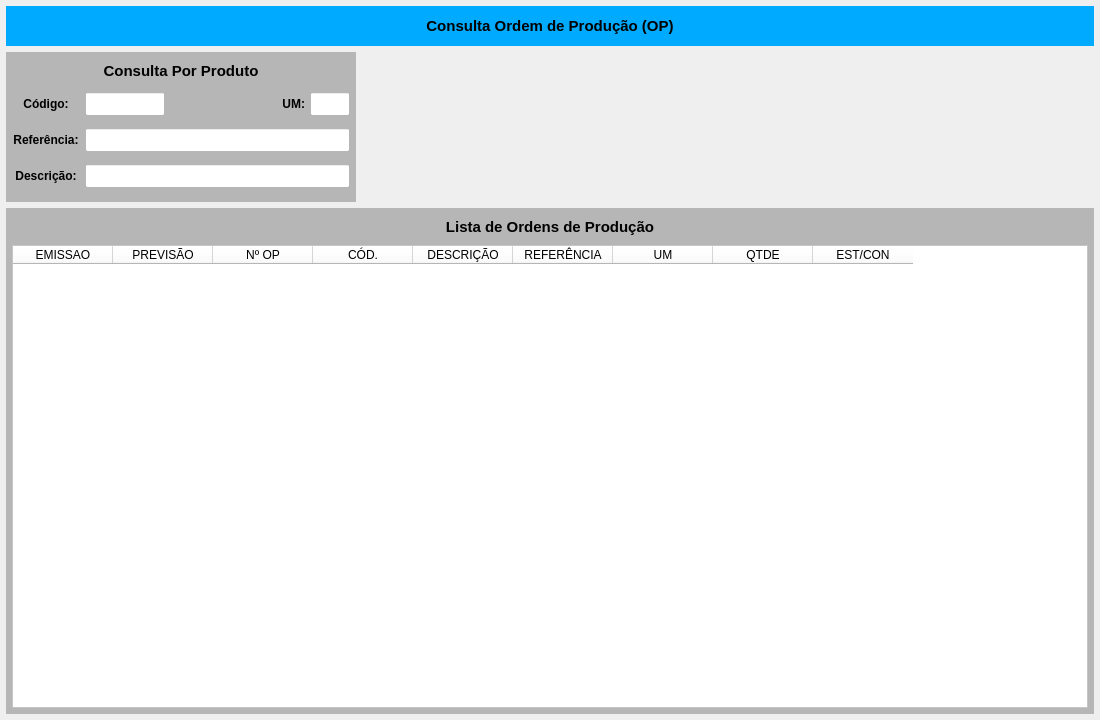
<?xml version="1.0" encoding="UTF-8"?>
<ui version="4.0">
 <class>MainWindow</class>
 <widget class="QMainWindow" name="MainWindow">
  <property name="geometry">
   <rect>
    <x>0</x>
    <y>0</y>
    <width>1100</width>
    <height>720</height>
   </rect>
  </property>
  <property name="sizePolicy">
   <sizepolicy hsizetype="Preferred" vsizetype="Preferred">
    <horstretch>0</horstretch>
    <verstretch>0</verstretch>
   </sizepolicy>
  </property>
  <property name="maximumSize">
   <size>
    <width>16777215</width>
    <height>16777211</height>
   </size>
  </property>
  <property name="windowTitle">
   <string>Ordem de Produção - Encerradas</string>
  </property>
  <widget class="QWidget" name="centralwidget">
   <property name="maximumSize">
    <size>
     <width>16777215</width>
     <height>16777215</height>
    </size>
   </property>
   <layout class="QVBoxLayout" name="verticalLayout">
    <property name="leftMargin">
     <number>6</number>
    </property>
    <property name="topMargin">
     <number>6</number>
    </property>
    <property name="rightMargin">
     <number>6</number>
    </property>
    <property name="bottomMargin">
     <number>6</number>
    </property>
    <item>
     <widget class="QWidget" name="widget_cabecalho" native="true">
      <property name="sizePolicy">
       <sizepolicy hsizetype="Preferred" vsizetype="Fixed">
        <horstretch>0</horstretch>
        <verstretch>0</verstretch>
       </sizepolicy>
      </property>
      <property name="minimumSize">
       <size>
        <width>0</width>
        <height>40</height>
       </size>
      </property>
      <property name="maximumSize">
       <size>
        <width>16777215</width>
        <height>40</height>
       </size>
      </property>
      <property name="font">
       <font>
        <pointsize>9</pointsize>
       </font>
      </property>
      <property name="styleSheet">
       <string notr="true">background-color: rgb(0, 170, 255);</string>
      </property>
      <layout class="QHBoxLayout" name="horizontalLayout">
       <property name="spacing">
        <number>6</number>
       </property>
       <property name="leftMargin">
        <number>15</number>
       </property>
       <property name="topMargin">
        <number>6</number>
       </property>
       <property name="rightMargin">
        <number>15</number>
       </property>
       <property name="bottomMargin">
        <number>6</number>
       </property>
       <item>
        <widget class="QLabel" name="label_13">
         <property name="sizePolicy">
          <sizepolicy hsizetype="Minimum" vsizetype="Preferred">
           <horstretch>0</horstretch>
           <verstretch>0</verstretch>
          </sizepolicy>
         </property>
         <property name="minimumSize">
          <size>
           <width>300</width>
           <height>0</height>
          </size>
         </property>
         <property name="font">
          <font>
           <pointsize>11</pointsize>
           <weight>75</weight>
           <bold>true</bold>
          </font>
         </property>
         <property name="text">
          <string>Consulta Ordem de Produção (OP)</string>
         </property>
         <property name="alignment">
          <set>Qt::AlignCenter</set>
         </property>
        </widget>
       </item>
      </layout>
     </widget>
    </item>
    <item>
     <widget class="QWidget" name="widget" native="true">
      <property name="minimumSize">
       <size>
        <width>0</width>
        <height>150</height>
       </size>
      </property>
      <property name="maximumSize">
       <size>
        <width>16777215</width>
        <height>150</height>
       </size>
      </property>
      <layout class="QHBoxLayout" name="horizontalLayout_2">
       <property name="leftMargin">
        <number>0</number>
       </property>
       <property name="topMargin">
        <number>0</number>
       </property>
       <property name="rightMargin">
        <number>0</number>
       </property>
       <property name="bottomMargin">
        <number>0</number>
       </property>
       <item>
        <widget class="QWidget" name="widget_Cor2" native="true">
         <property name="sizePolicy">
          <sizepolicy hsizetype="Preferred" vsizetype="Preferred">
           <horstretch>0</horstretch>
           <verstretch>0</verstretch>
          </sizepolicy>
         </property>
         <property name="minimumSize">
          <size>
           <width>350</width>
           <height>0</height>
          </size>
         </property>
         <property name="maximumSize">
          <size>
           <width>350</width>
           <height>16777215</height>
          </size>
         </property>
         <property name="styleSheet">
          <string notr="true">background-color: rgb(182, 182, 182);</string>
         </property>
         <layout class="QVBoxLayout" name="verticalLayout_11">
          <property name="spacing">
           <number>1</number>
          </property>
          <property name="leftMargin">
           <number>1</number>
          </property>
          <property name="topMargin">
           <number>1</number>
          </property>
          <property name="rightMargin">
           <number>1</number>
          </property>
          <property name="bottomMargin">
           <number>6</number>
          </property>
          <item>
           <widget class="QWidget" name="widget_16" native="true">
            <property name="minimumSize">
             <size>
              <width>0</width>
              <height>25</height>
             </size>
            </property>
            <property name="maximumSize">
             <size>
              <width>16777215</width>
              <height>25</height>
             </size>
            </property>
            <property name="styleSheet">
             <string notr="true"/>
            </property>
            <layout class="QHBoxLayout" name="horizontalLayout_17">
             <property name="spacing">
              <number>3</number>
             </property>
             <property name="leftMargin">
              <number>3</number>
             </property>
             <property name="topMargin">
              <number>3</number>
             </property>
             <property name="rightMargin">
              <number>3</number>
             </property>
             <property name="bottomMargin">
              <number>3</number>
             </property>
             <item>
              <widget class="QLabel" name="label_52">
               <property name="maximumSize">
                <size>
                 <width>16777215</width>
                 <height>16777215</height>
                </size>
               </property>
               <property name="font">
                <font>
                 <pointsize>11</pointsize>
                 <weight>75</weight>
                 <bold>true</bold>
                </font>
               </property>
               <property name="text">
                <string>Consulta Por Produto</string>
               </property>
               <property name="alignment">
                <set>Qt::AlignCenter</set>
               </property>
              </widget>
             </item>
            </layout>
           </widget>
          </item>
          <item>
           <widget class="QWidget" name="widget_37" native="true">
            <property name="minimumSize">
             <size>
              <width>0</width>
              <height>30</height>
             </size>
            </property>
            <property name="maximumSize">
             <size>
              <width>16777215</width>
              <height>30</height>
             </size>
            </property>
            <property name="styleSheet">
             <string notr="true"/>
            </property>
            <layout class="QHBoxLayout" name="horizontalLayout_4">
             <property name="spacing">
              <number>5</number>
             </property>
             <property name="leftMargin">
              <number>5</number>
             </property>
             <property name="topMargin">
              <number>3</number>
             </property>
             <property name="rightMargin">
              <number>5</number>
             </property>
             <property name="bottomMargin">
              <number>3</number>
             </property>
             <item>
              <widget class="QLabel" name="label_54">
               <property name="minimumSize">
                <size>
                 <width>68</width>
                 <height>0</height>
                </size>
               </property>
               <property name="maximumSize">
                <size>
                 <width>68</width>
                 <height>16777215</height>
                </size>
               </property>
               <property name="font">
                <font>
                 <pointsize>9</pointsize>
                 <weight>75</weight>
                 <bold>true</bold>
                </font>
               </property>
               <property name="text">
                <string>Código:</string>
               </property>
               <property name="alignment">
                <set>Qt::AlignCenter</set>
               </property>
              </widget>
             </item>
             <item>
              <widget class="QLineEdit" name="line_Codigo">
               <property name="sizePolicy">
                <sizepolicy hsizetype="Preferred" vsizetype="Preferred">
                 <horstretch>0</horstretch>
                 <verstretch>0</verstretch>
                </sizepolicy>
               </property>
               <property name="minimumSize">
                <size>
                 <width>60</width>
                 <height>0</height>
                </size>
               </property>
               <property name="maximumSize">
                <size>
                 <width>80</width>
                 <height>16777215</height>
                </size>
               </property>
               <property name="font">
                <font>
                 <pointsize>9</pointsize>
                </font>
               </property>
               <property name="styleSheet">
                <string notr="true">background-color: rgb(255, 255, 255);</string>
               </property>
               <property name="alignment">
                <set>Qt::AlignCenter</set>
               </property>
               <property name="placeholderText">
                <string/>
               </property>
              </widget>
             </item>
             <item>
              <widget class="QLabel" name="label_10">
               <property name="text">
                <string/>
               </property>
              </widget>
             </item>
             <item>
              <widget class="QLabel" name="label_25">
               <property name="maximumSize">
                <size>
                 <width>25</width>
                 <height>16777215</height>
                </size>
               </property>
               <property name="font">
                <font>
                 <pointsize>9</pointsize>
                 <weight>75</weight>
                 <bold>true</bold>
                </font>
               </property>
               <property name="text">
                <string>UM:</string>
               </property>
               <property name="alignment">
                <set>Qt::AlignRight|Qt::AlignTrailing|Qt::AlignVCenter</set>
               </property>
              </widget>
             </item>
             <item>
              <widget class="QLineEdit" name="line_UM">
               <property name="sizePolicy">
                <sizepolicy hsizetype="Preferred" vsizetype="Preferred">
                 <horstretch>0</horstretch>
                 <verstretch>0</verstretch>
                </sizepolicy>
               </property>
               <property name="minimumSize">
                <size>
                 <width>40</width>
                 <height>0</height>
                </size>
               </property>
               <property name="maximumSize">
                <size>
                 <width>40</width>
                 <height>16777215</height>
                </size>
               </property>
               <property name="font">
                <font>
                 <pointsize>9</pointsize>
                </font>
               </property>
               <property name="styleSheet">
                <string notr="true">background-color: rgb(255, 255, 255);</string>
               </property>
               <property name="alignment">
                <set>Qt::AlignCenter</set>
               </property>
              </widget>
             </item>
            </layout>
           </widget>
          </item>
          <item>
           <widget class="QWidget" name="widget_26" native="true">
            <property name="minimumSize">
             <size>
              <width>0</width>
              <height>30</height>
             </size>
            </property>
            <property name="maximumSize">
             <size>
              <width>16777215</width>
              <height>30</height>
             </size>
            </property>
            <property name="styleSheet">
             <string notr="true"/>
            </property>
            <layout class="QHBoxLayout" name="horizontalLayout_18">
             <property name="spacing">
              <number>5</number>
             </property>
             <property name="leftMargin">
              <number>5</number>
             </property>
             <property name="topMargin">
              <number>3</number>
             </property>
             <property name="rightMargin">
              <number>5</number>
             </property>
             <property name="bottomMargin">
              <number>3</number>
             </property>
             <item>
              <widget class="QLabel" name="label_58">
               <property name="minimumSize">
                <size>
                 <width>68</width>
                 <height>0</height>
                </size>
               </property>
               <property name="maximumSize">
                <size>
                 <width>68</width>
                 <height>16777215</height>
                </size>
               </property>
               <property name="font">
                <font>
                 <pointsize>9</pointsize>
                 <weight>75</weight>
                 <bold>true</bold>
                </font>
               </property>
               <property name="text">
                <string>Referência:</string>
               </property>
               <property name="alignment">
                <set>Qt::AlignCenter</set>
               </property>
              </widget>
             </item>
             <item>
              <widget class="QLineEdit" name="line_Referencia">
               <property name="sizePolicy">
                <sizepolicy hsizetype="Preferred" vsizetype="Preferred">
                 <horstretch>0</horstretch>
                 <verstretch>0</verstretch>
                </sizepolicy>
               </property>
               <property name="minimumSize">
                <size>
                 <width>0</width>
                 <height>0</height>
                </size>
               </property>
               <property name="maximumSize">
                <size>
                 <width>16777215</width>
                 <height>16777215</height>
                </size>
               </property>
               <property name="font">
                <font>
                 <pointsize>9</pointsize>
                </font>
               </property>
               <property name="cursor">
                <cursorShape>IBeamCursor</cursorShape>
               </property>
               <property name="styleSheet">
                <string notr="true">background-color: rgb(255, 255, 255);</string>
               </property>
               <property name="inputMask">
                <string/>
               </property>
               <property name="text">
                <string/>
               </property>
               <property name="maxLength">
                <number>20</number>
               </property>
               <property name="frame">
                <bool>true</bool>
               </property>
               <property name="echoMode">
                <enum>QLineEdit::Normal</enum>
               </property>
               <property name="alignment">
                <set>Qt::AlignLeading|Qt::AlignLeft|Qt::AlignVCenter</set>
               </property>
              </widget>
             </item>
            </layout>
           </widget>
          </item>
          <item>
           <widget class="QWidget" name="widget_14" native="true">
            <property name="minimumSize">
             <size>
              <width>0</width>
              <height>30</height>
             </size>
            </property>
            <property name="maximumSize">
             <size>
              <width>16777215</width>
              <height>30</height>
             </size>
            </property>
            <property name="styleSheet">
             <string notr="true"/>
            </property>
            <layout class="QHBoxLayout" name="horizontalLayout_15">
             <property name="spacing">
              <number>5</number>
             </property>
             <property name="leftMargin">
              <number>5</number>
             </property>
             <property name="topMargin">
              <number>3</number>
             </property>
             <property name="rightMargin">
              <number>5</number>
             </property>
             <property name="bottomMargin">
              <number>3</number>
             </property>
             <item>
              <widget class="QLabel" name="label_49">
               <property name="minimumSize">
                <size>
                 <width>68</width>
                 <height>0</height>
                </size>
               </property>
               <property name="maximumSize">
                <size>
                 <width>68</width>
                 <height>16777215</height>
                </size>
               </property>
               <property name="font">
                <font>
                 <pointsize>9</pointsize>
                 <weight>75</weight>
                 <bold>true</bold>
                </font>
               </property>
               <property name="text">
                <string>Descrição:</string>
               </property>
               <property name="alignment">
                <set>Qt::AlignCenter</set>
               </property>
              </widget>
             </item>
             <item>
              <widget class="QLineEdit" name="line_Descricao">
               <property name="sizePolicy">
                <sizepolicy hsizetype="Preferred" vsizetype="Preferred">
                 <horstretch>0</horstretch>
                 <verstretch>0</verstretch>
                </sizepolicy>
               </property>
               <property name="minimumSize">
                <size>
                 <width>0</width>
                 <height>0</height>
                </size>
               </property>
               <property name="maximumSize">
                <size>
                 <width>16777215</width>
                 <height>16777215</height>
                </size>
               </property>
               <property name="font">
                <font>
                 <pointsize>9</pointsize>
                </font>
               </property>
               <property name="styleSheet">
                <string notr="true">background-color: rgb(255, 255, 255);</string>
               </property>
               <property name="alignment">
                <set>Qt::AlignLeading|Qt::AlignLeft|Qt::AlignVCenter</set>
               </property>
              </widget>
             </item>
            </layout>
           </widget>
          </item>
         </layout>
        </widget>
       </item>
       <item>
        <widget class="QWidget" name="widget_2" native="true"/>
       </item>
      </layout>
     </widget>
    </item>
    <item>
     <widget class="QWidget" name="widget_Cor4" native="true">
      <property name="styleSheet">
       <string notr="true">background-color: rgb(182, 182, 182);</string>
      </property>
      <layout class="QVBoxLayout" name="verticalLayout_4">
       <property name="leftMargin">
        <number>6</number>
       </property>
       <property name="topMargin">
        <number>6</number>
       </property>
       <property name="rightMargin">
        <number>6</number>
       </property>
       <property name="bottomMargin">
        <number>6</number>
       </property>
       <item>
        <widget class="QLabel" name="label_14">
         <property name="sizePolicy">
          <sizepolicy hsizetype="Minimum" vsizetype="Preferred">
           <horstretch>0</horstretch>
           <verstretch>0</verstretch>
          </sizepolicy>
         </property>
         <property name="minimumSize">
          <size>
           <width>300</width>
           <height>0</height>
          </size>
         </property>
         <property name="maximumSize">
          <size>
           <width>16777215</width>
           <height>25</height>
          </size>
         </property>
         <property name="font">
          <font>
           <pointsize>11</pointsize>
           <weight>75</weight>
           <bold>true</bold>
          </font>
         </property>
         <property name="text">
          <string>Lista de Ordens de Produção</string>
         </property>
         <property name="alignment">
          <set>Qt::AlignCenter</set>
         </property>
        </widget>
       </item>
       <item>
        <widget class="QTableWidget" name="table_OP">
         <property name="sizePolicy">
          <sizepolicy hsizetype="Preferred" vsizetype="Preferred">
           <horstretch>0</horstretch>
           <verstretch>0</verstretch>
          </sizepolicy>
         </property>
         <property name="font">
          <font>
           <pointsize>9</pointsize>
          </font>
         </property>
         <property name="styleSheet">
          <string notr="true">background-color: rgb(255, 255, 255);</string>
         </property>
         <column>
          <property name="text">
           <string>EMISSAO</string>
          </property>
         </column>
         <column>
          <property name="text">
           <string>PREVISÃO</string>
          </property>
         </column>
         <column>
          <property name="text">
           <string>Nº OP</string>
          </property>
         </column>
         <column>
          <property name="text">
           <string>CÓD.</string>
          </property>
         </column>
         <column>
          <property name="text">
           <string>DESCRIÇÃO</string>
          </property>
         </column>
         <column>
          <property name="text">
           <string>REFERÊNCIA</string>
          </property>
         </column>
         <column>
          <property name="text">
           <string>UM</string>
          </property>
         </column>
         <column>
          <property name="text">
           <string>QTDE</string>
          </property>
         </column>
         <column>
          <property name="text">
           <string>EST/CON</string>
          </property>
         </column>
        </widget>
       </item>
      </layout>
     </widget>
    </item>
   </layout>
  </widget>
 </widget>
 <resources/>
 <connections/>
</ui>
